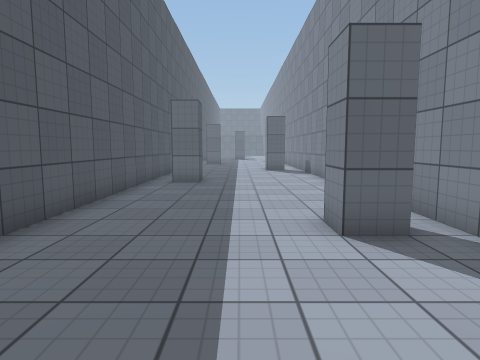
view 1 (above)

14 first-person views from a walk through a Unity game level. The camera is 1.3 m above the floor, tilts 6° down and sees 75° across. The floor is counted in squares, 1 m on a side. Each view is taken from the middle of a square. On the plan, view 1 faces up. The plan holds only what a view shows up to about 14 squares ahead; the rest is blank. The place goes on beyond the plan. The player character is not drawn. Surface patterns are stand-ins for the level's own textures.

view 2
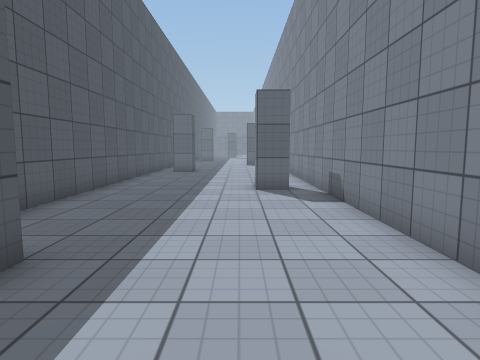

view 3
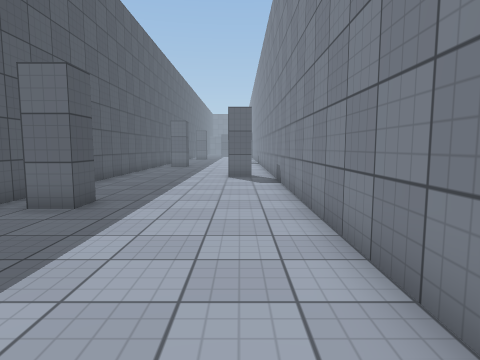

view 4
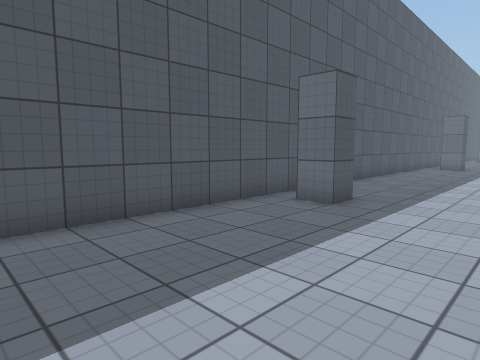

view 5
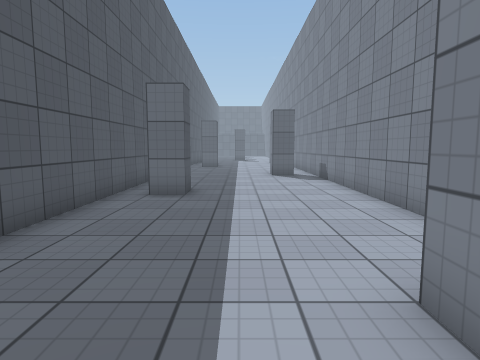

view 6
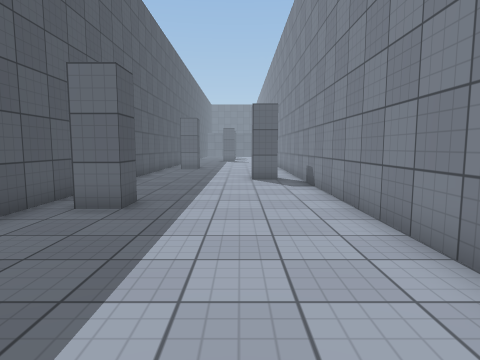

view 7
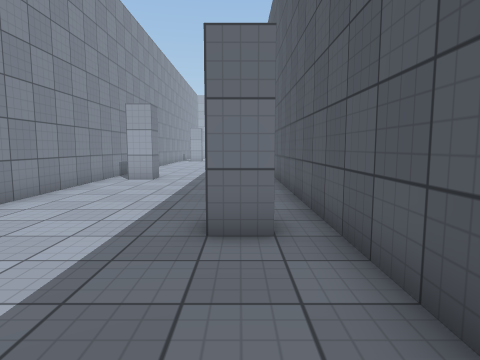

view 8
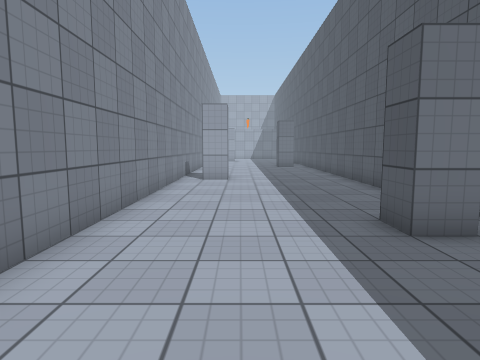

view 9
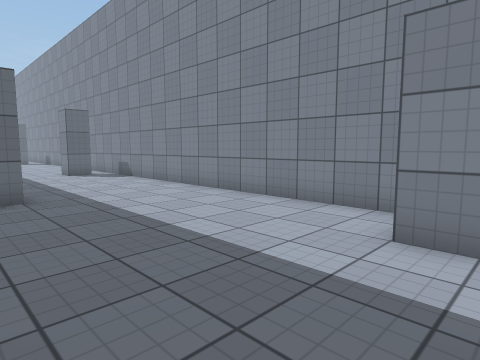

view 10
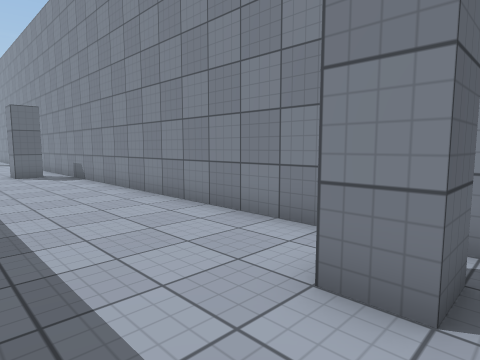

view 11
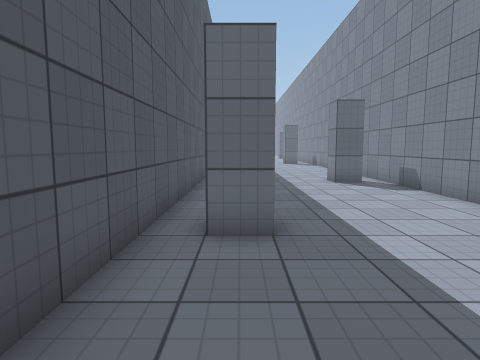

view 12
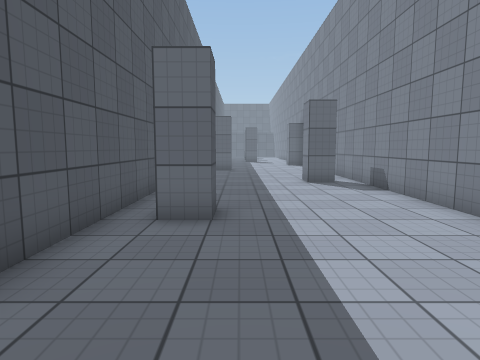

view 13
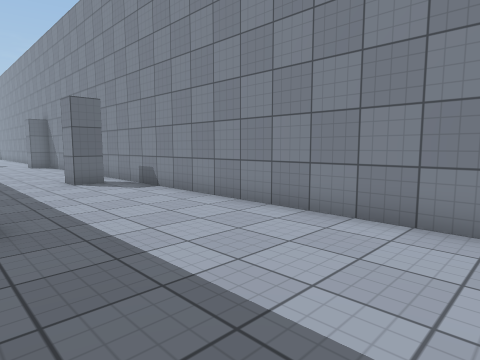

view 14
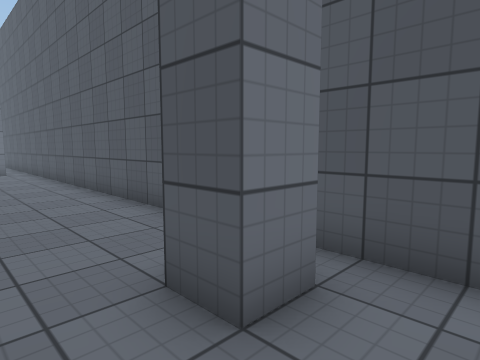

### Floor plan
Points are (right, up) in squares from view 1. A wall is a line through its corners. A room is listed if a view was taken in it or the views show most of it. See-through windows are left out.
Room 1 (views 1, 2, 3, 4, 5, 6, 7, 8, 9, 10, 11, 12, 13, 14)
walls: (2.6, 4.5) (1.5, 4.5) (1.5, 5.5); (-2.6, -1.5) (-1.5, -1.5) (-1.5, -2.5) (-2.5, -2.5); (-1.5, 12.5) (-1.5, 11.5) (-2.5, 11.5); (-3.5, 15.2) (-3.5, -11.5); (2.6, 17.5) (1.5, 17.5) (1.5, 18.5); (2.6, -10.5) (1.5, -10.5) (1.5, -9.5) (2.5, -9.5); (3.5, -11) (3.5, 20.1); (-3.5, 19.1) (-3.5, 18.5)

Positions as (right, up) in squares from view 1, and headings:
1: (0, 0), facing up
2: (1, -5), facing up
3: (2, -9), facing up
4: (2, -9), facing up-left
5: (0, 3), facing up
6: (1, 5), facing up
7: (-2, 3), facing down
8: (1, 3), facing down
9: (-3, -11), facing up-right
10: (-1, -11), facing up-right
11: (-2, -7), facing up
12: (-1, 6), facing up
13: (-2, 6), facing up-right
14: (0, 0), facing down-left
